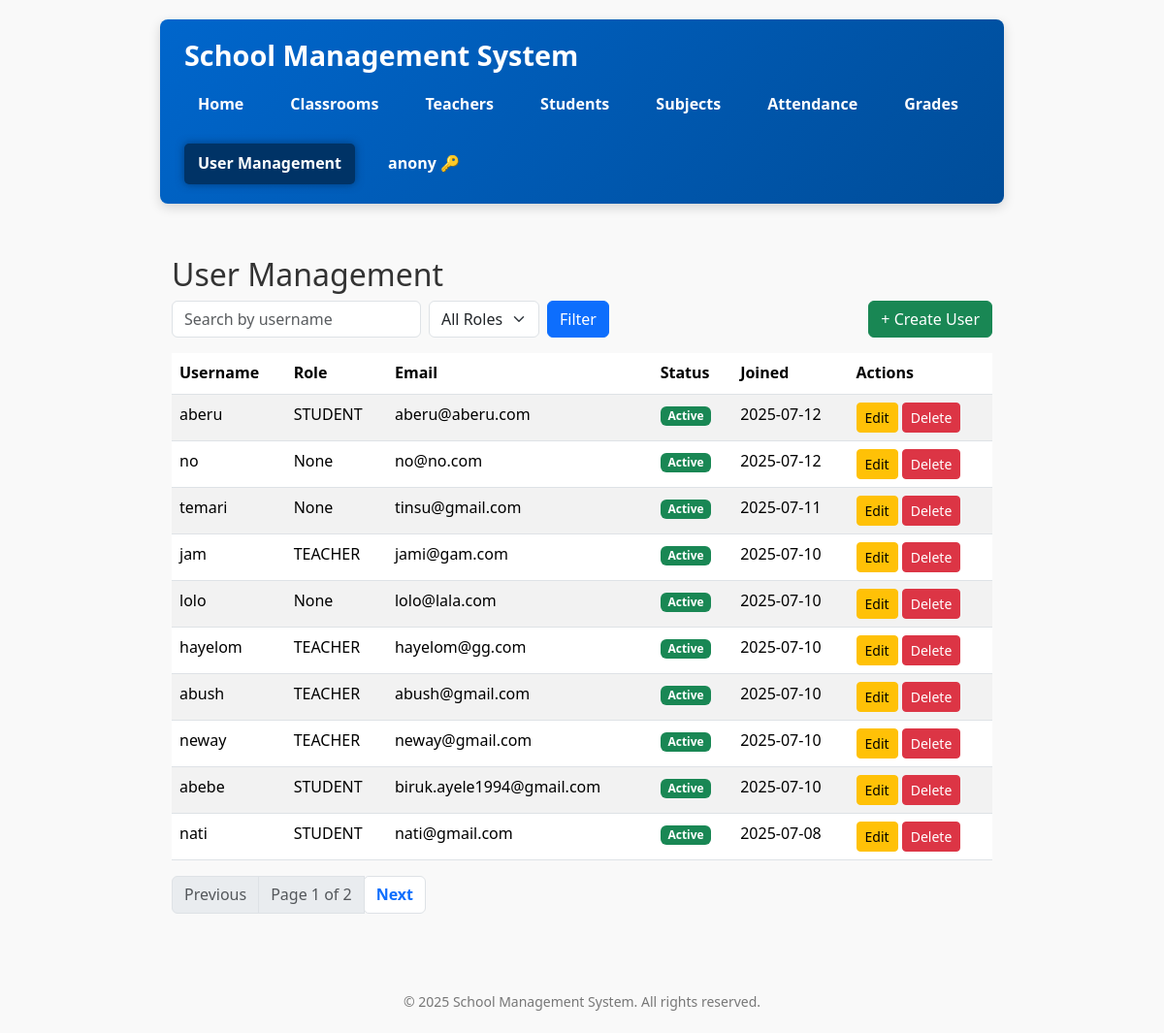
The app's page /users/ (signed in) with its own data.
### school/models.py (models this page shows)
class User(AbstractUser):
    ROLE_CHOICES = (
        ('ADMIN', 'Admin'),
        ('TEACHER', 'Teacher'),
        ('STUDENT', 'Student'),
    )
    role = models.CharField(max_length=10, choices=ROLE_CHOICES, null=True, blank=True)
    force_password_change = models.BooleanField(default=False)  # Add this field

### school/views.py (the view)
# urls.py: path('users/', views.user_list, name='user_list'),
@role_required(['ADMIN'])
def user_list(request):
    search_query = request.GET.get('q', '')
    role_filter = request.GET.get('role', '')
    users = User.objects.all()
    if search_query:
        users = users.filter(username__icontains=search_query)
    if role_filter:
        users = users.filter(role__iexact=role_filter)
    paginator = Paginator(users.order_by('-date_joined'), 10)  # 10 per page
    page_number = request.GET.get('page')
    page_obj = paginator.get_page(page_number)
    context = {
        'page_obj': page_obj,
        'search_query': search_query,
        'role_filter': role_filter,
    }
    return render(request, 'school/user_list.html', context)

### school/views.py (called while the page is built)
def role_required(allowed_roles=None):
    if allowed_roles is None:
        allowed_roles = []
    def decorator(view_func):
        @wraps(view_func)
        def wrapper(request, *args, **kwargs):
            if not request.user.is_authenticated:
                from django.contrib.auth.views import redirect_to_login
                return redirect_to_login(request.get_full_path())
            user = request.user
            if user.is_superuser:
                return view_func(request, *args, **kwargs)
            user_role = getattr(user, 'role', None)
            if user_role and user_role.upper() in [r.upper() for r in allowed_roles]:
                return view_func(request, *args, **kwargs)
            from django.shortcuts import redirect
            return redirect('school:no_permission')
        return wrapper
    return decorator

### school/templates/school/user_list.html (shortened to what this page needs)
{% extends 'school/base.html' %}
{% block content %}
<h2>User Management</h2>
<form method="get" class="mb-3 d-flex flex-wrap gap-2">
    <input type="text" name="q" placeholder="Search by username" value="{{ search_query }}" class="form-control w-auto">
    <select name="role" class="form-select w-auto">
        <option value="">All Roles</option>
    </select>
    <button type="submit" class="btn btn-primary">Filter</button>
    <a href="{% url 'school:user_create_by_admin' %}" class="btn btn-success ms-auto">+ Create User</a>
</form>
<table class="table table-striped table-hover">
    <thead>
        <tr>
            <th>Username</th>
            <th>Role</th>
            <th>Email</th>
            <th>Status</th>
            <th>Joined</th>
            <th>Actions</th>
        </tr>
    </thead>
    <tbody>
        {% for user in page_obj %}
        <tr>
            <td>{{ user.username }}</td>
            <td>{{ user.role }}</td>
            <td>{{ user.email|default:"-" }}</td>
            <td>
                {% if user.is_active %}
                    <span class="badge bg-success">Active</span>
                {% else %}
                    <span class="badge bg-secondary">Inactive</span>
                {% endif %}
            </td>
            <td>{{ user.date_joined|date:"Y-m-d" }}</td>
            <td>
                <a href="{% url 'school:user_edit' user.pk %}" class="btn btn-sm btn-warning">Edit</a>
                <a href="{% url 'school:user_delete' user.pk %}" class="btn btn-sm btn-danger"
                   onclick="return confirm('Are you sure you want to delete {{ user.username }}?');">Delete</a>
            </td>
        </tr>
        {% empty %}
        <tr>
            <td colspan="6" class="text-center">No users found.</td>
        </tr>
        {% endfor %}
    </tbody>
</table>
<nav>
    <ul class="pagination justify-content-center">
        {% if page_obj.has_previous %}
        <li class="page-item">
            <a class="page-link" href="?page={{ page_obj.previous_page_number }}&q={{ search_query }}&role={{ role_filter }}">Previous</a>
        </li>
        {% else %}
        <li class="page-item disabled">
            <span class="page-link">Previous</span>
        </li>
        {% endif %}
        <li class="page-item disabled">
            <span class="page-link">Page {{ page_obj.number }} of {{ page_obj.paginator.num_pages }}</span>
        </li>
        {% if page_obj.has_next %}
        <li class="page-item">
            <a class="page-link" href="?page={{ page_obj.next_page_number }}&q={{ search_query }}&role={{ role_filter }}">Next</a>
        </li>
        {% else %}
        <li class="page-item disabled">
            <span class="page-link">Next</span>
        </li>
        {% endif %}
    </ul>
</nav>
{% endblock %}

### school/templates/school/base.html (shortened to what this page needs)
{% load static %}
<!DOCTYPE html>
<html lang="en">
<head>
    <link href="https://cdn.jsdelivr.net/npm/bootstrap@5.3.3/dist/css/bootstrap.min.css" rel="stylesheet" />
</head>
<body>
    <header>
        <div class="d-flex align-items-center">
            <h1>School Management System</h1>
        </div>
       <nav>
    <a href="{% url 'school:home' %}" class="{% if request.resolver_match.url_name == 'home' %}active{% endif %}">Home</a>
    <a href="{% url 'school:classroom_list' %}" class="{% if 'classroom' in request.path %}active{% endif %}">Classrooms</a>
    <a href="{% url 'school:teacher_list' %}" class="{% if 'teacher' in request.path %}active{% endif %}">Teachers</a>
    <a href="{% url 'school:student_list' %}" class="{% if 'student' in request.path %}active{% endif %}">Students</a>
    <a href="{% url 'school:subject_list' %}" class="{% if 'subject' in request.path %}active{% endif %}">Subjects</a>
    <a href="{% url 'school:attendance_list' %}" class="{% if 'attendance' in request.path %}active{% endif %}">Attendance</a>
    <a href="{% url 'school:grade_list' %}" class="{% if 'grade' in request.path %}active{% endif %}">Grades</a>
    {% if user.is_authenticated %}
        {% if user.is_superuser or user.role|default:''|upper == 'ADMIN' %}
            <a href="{% url 'school:user_list' %}" class="{% if 'users' in request.path %}active{% endif %}">User Management</a>
        {% endif %}
        <form id="logout-form" action="{% url 'school:logout' %}" method="post" style="display:inline;">
            <button type="submit" title="Logout">{{ user.username }} &#x1F511;</button>
        </form>
    {% else %}
        <a href="{% url 'school:login' %}" class="{% if 'login' in request.path %}active{% endif %}">Login</a>
    {% endif %}
</nav>
    </header>
    <div class="container py-4">
        {% block content %}{% endblock %}
    </div>
    <footer>
        &copy; {% now "Y" %} School Management System. All rights reserved.
    </footer>
</body>
</html>

### school/templates/school/base.html (style rules this page uses)
body { font-family: 'Segoe UI', Tahoma, Geneva, Verdana, sans-serif; max-width: 900px; margin: 20px auto; padding: 0 15px; background: #f9f9f9; color: #333; line-height: 1.6; }
header { background: linear-gradient(135deg, #0066cc 0%, #004d99 100%); color: white; padding: 20px 25px; margin-bottom: 30px; border-radius: 8px; box-shadow: 0 4px 12px rgba(0, 0, 0, 0.15); position: sticky; top: 0; z-index: 1000; }
header h1 { margin: 0; font-weight: 700; font-size: 1.8rem; user-select: none; }
nav { margin-top: 12px; display: flex; gap: 20px; flex-wrap: wrap; }
nav a, nav form button { color: white; font-weight: 600; padding: 8px 14px; border-radius: 5px; transition: background-color 0.3s ease; cursor: pointer; text-decoration: none; border: none; background: none; }
nav a.active { background-color: #003366; color: #fff; box-shadow: 0 0 8px #003366cc; }
footer { margin-top: 40px; text-align: center; color: #777; font-size: 14px; }

### records on screen
User: username "anony"
User: username "aberu", role "STUDENT", email "aberu@aberu.com", is_active "Active", date_joined "2025-07-12"
User: username "no", role "None", email "no@no.com", is_active "Active", date_joined "2025-07-12"
User: username "temari", role "None", email "tinsu@gmail.com", is_active "Active", date_joined "2025-07-11"
User: username "jam", role "TEACHER", email "jami@gam.com", is_active "Active", date_joined "2025-07-10"
User: username "lolo", role "None", email "lolo@lala.com", is_active "Active", date_joined "2025-07-10"
User: username "hayelom", role "TEACHER", email "hayelom@gg.com", is_active "Active", date_joined "2025-07-10"
User: username "abush", role "TEACHER", email "abush@gmail.com", is_active "Active", date_joined "2025-07-10"
User: username "neway", role "TEACHER", email "neway@gmail.com", is_active "Active", date_joined "2025-07-10"
User: username "abebe", role "STUDENT", email "biruk.ayele1994@gmail.com", is_active "Active", date_joined "2025-07-10"
User: username "nati", role "STUDENT", email "nati@gmail.com", is_active "Active", date_joined "2025-07-08"

### other values on screen
{{ page_obj.number }} "1"
{{ page_obj.paginator.num_pages }} "2"
